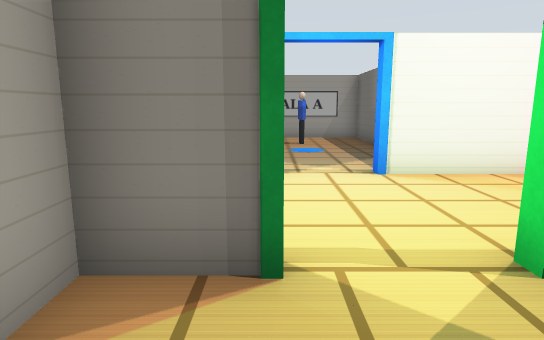
view 1 (above)

20 first-person views from a walk through a world built for the Gazebo simulator. The camera is 1.2 m above the floor, tilts 10° down and sees 75° across. The floor is counted in squares, 1 m on a side. Each view is taken from the middle of a square. On the plan, view 1 faces up. The plan holds only what a view shows up to about 14 squares ahead; the rest is blank. Simple shapes stand in for some stock models.

view 2
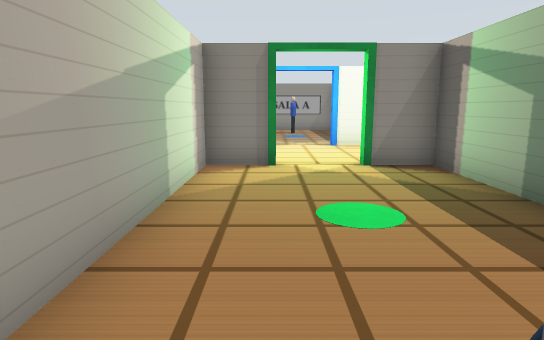

view 3
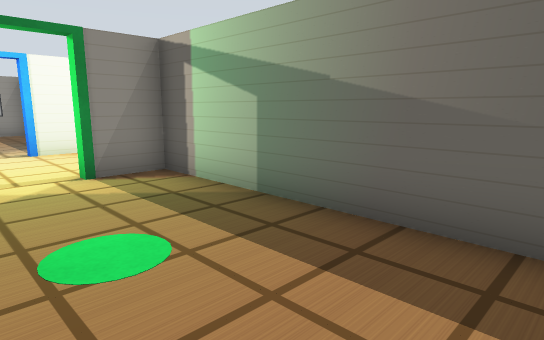

view 4
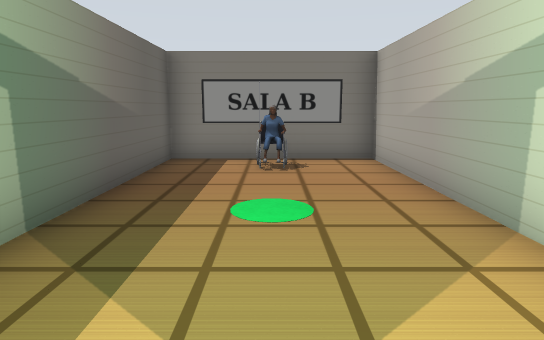

view 5
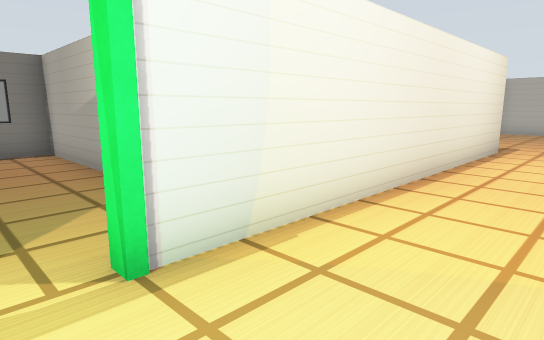

view 6
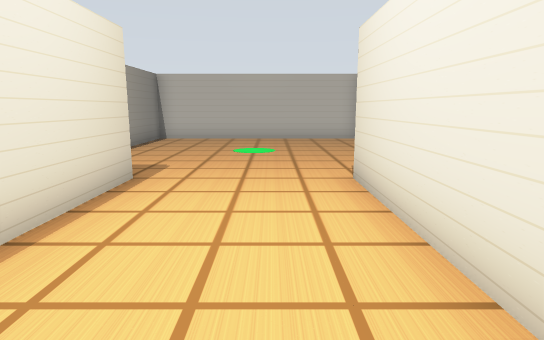

view 7
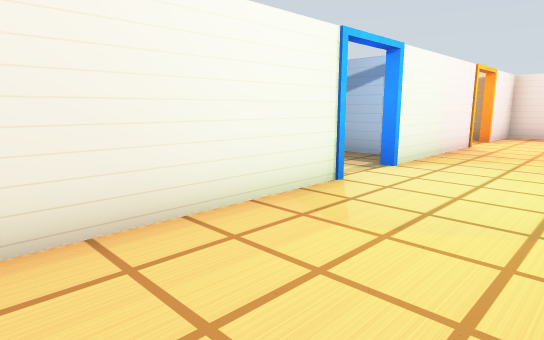

view 8
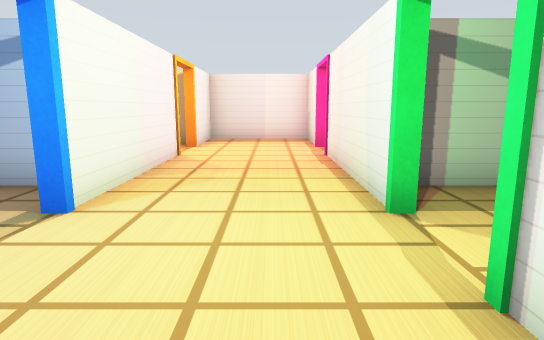

view 9
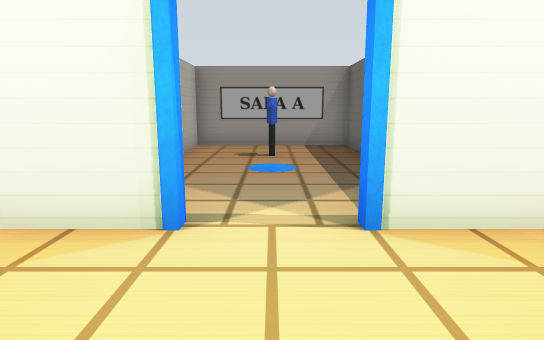

view 10
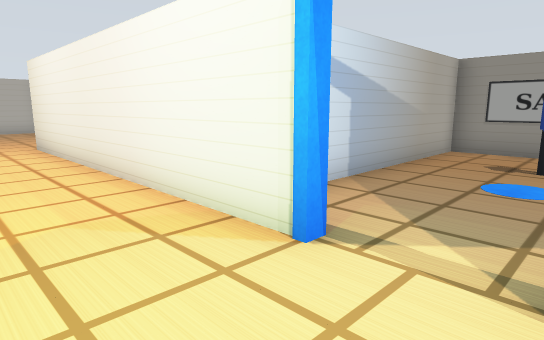

view 11
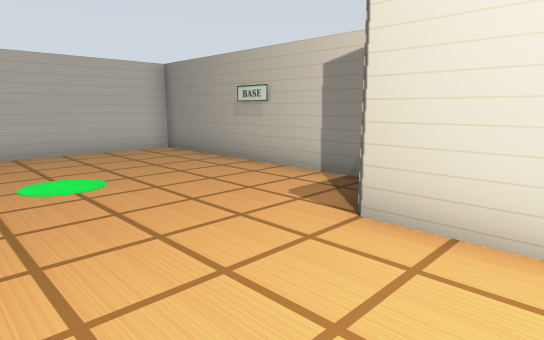

view 12
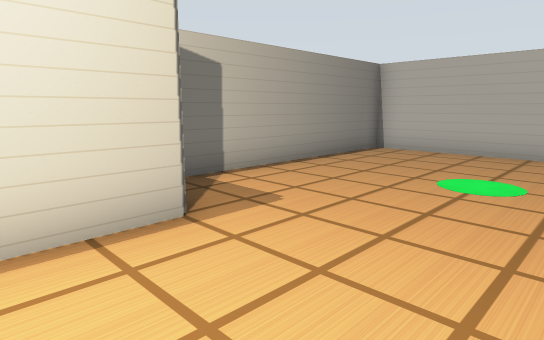

view 13
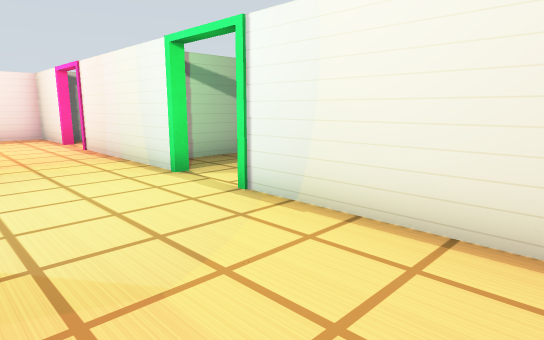

view 14
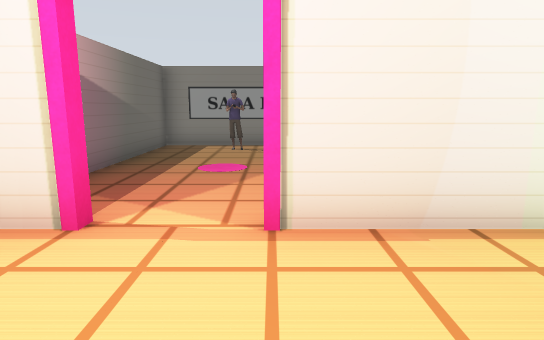

view 15
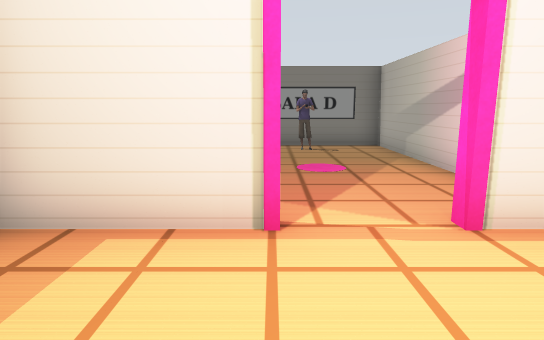

view 16
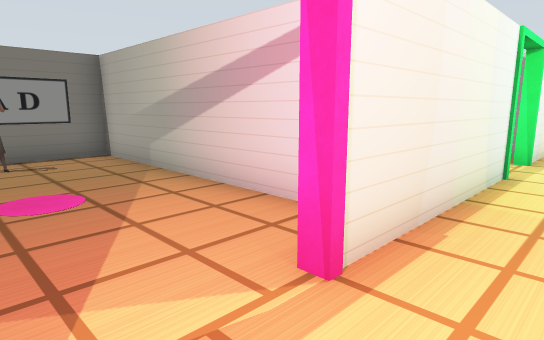

view 17
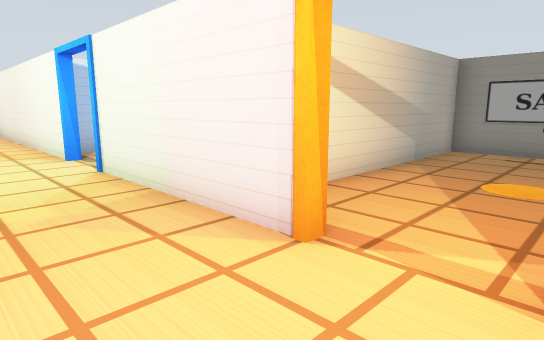

view 18
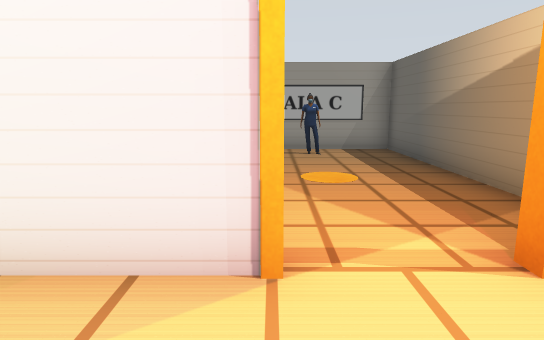

view 19
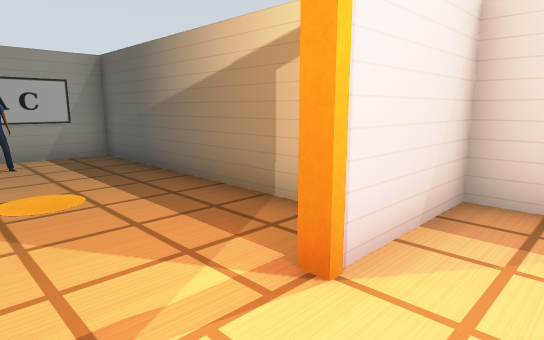

view 20
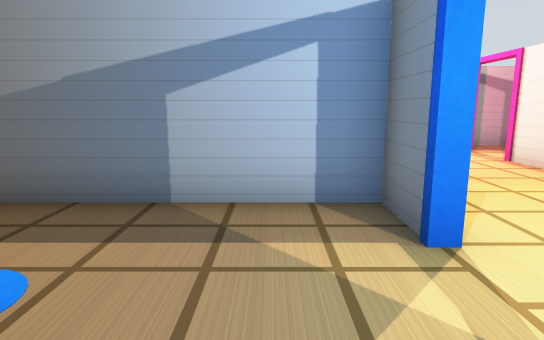

### Floor plan
Points are (right, up) in squares from view 1. A wall is a line through its corners. A room is listed if a view was taken in it or the views show most of it. See-through windows are left out.
Room 1 (views 1, 2, 3)
walls: (-0.4, 2.4) (-1.4, 2.4) (-1.4, -5.4) (3.4, -5.4) (3.4, 2.4) (2, 2.4)
ways out: opening at (0.5, 3) to room 2
objects: wheelchair (1, -5) to (1, -4)
Room 2 (views 4, 5, 6, 7, 8, 9, 10, 11, 12, 13, 14, 15, 16, 17, 18, 19)
walls: (-10.1, 2.6) (-0.4, 2.6); (-0.4, 6.4) (-10.1, 6.4); (-11.1, 8.4) (-17.9, 8.4) (-17.9, 0.6) (-11.1, 0.6); (2, 2.6) (6.6, 2.6); (6.6, 6.4) (2, 6.4); (9, 2.6) (11.9, 2.6) (11.9, 6.4) (9.1, 6.4)
ways out: opening at (0.5, 3) to room 1; opening at (0.5, 7) to room 3; opening at (7.5, 3) to room 4; opening at (7.5, 7) to room 5
objects: other object (0, 3); other object (7, 3)
Room 3 (view 20)
walls: (2.1, 6.6) (3.4, 6.6) (3.4, 14.4) (-1.4, 14.4) (-1.4, 7)
ways out: opening at (0.5, 7) to room 2
objects: other object (0, 7); person (1, 12)
Room 4 (no view inside)
walls: (5.6, 1.1) (5.6, -5.4) (10.4, -5.4) (10.4, 2)
ways out: opening at (7.5, 3) to room 2
objects: person (8, -4)
Room 5 (no view inside)
walls: (10.4, 6.9) (10.4, 14.4) (5.6, 14.4) (5.6, 8.6)
ways out: opening at (7.5, 7) to room 2
objects: other object (7, 7); other object (8, 13)

Where each view was taken, in squares from view 1:
view 1: 0 up, 0 right, facing up
view 2: 5 down, 0 right, facing up
view 3: 4 down, 0 right, facing up-right
view 4: 3 up, 1 right, facing down
view 5: 5 up, 1 right, facing down-left
view 6: 5 up, 4 left, facing left
view 7: 3 up, 5 left, facing up-right
view 8: 4 up, 2 left, facing right
view 9: 3 up, 1 right, facing up
view 10: 4 up, 2 right, facing up-left
view 11: 3 up, 8 left, facing up-left
view 12: 6 up, 8 left, facing down-left
view 13: 6 up, 4 left, facing down-right
view 14: 6 up, 7 right, facing down
view 15: 6 up, 9 right, facing down
view 16: 4 up, 9 right, facing down-left
view 17: 4 up, 9 right, facing up-left
view 18: 4 up, 7 right, facing up
view 19: 5 up, 7 right, facing up-right
view 20: 8 up, 1 left, facing right
